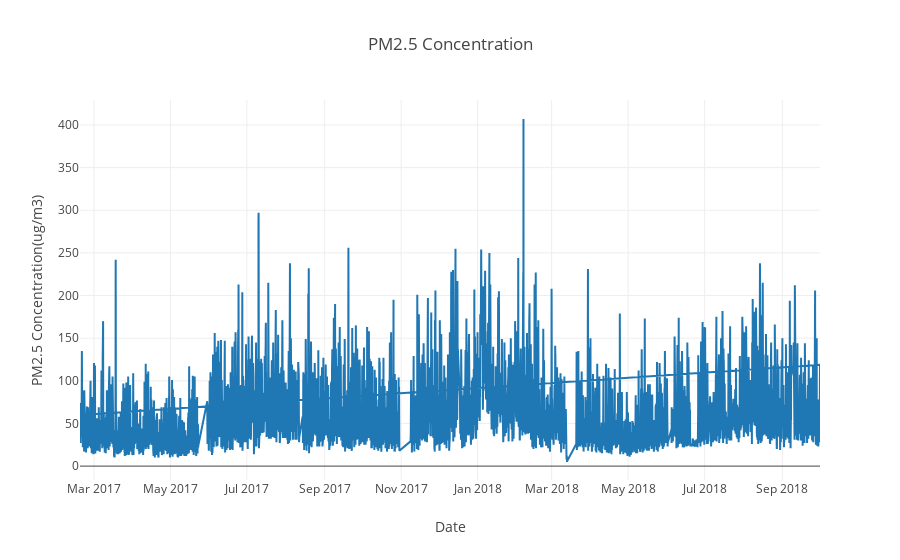

Write notebook code for a chart like this one.
### Markdown cell above
## Visualize the entire dataset pm2.5 timeseries

### Code cell
y = time_indexed_data['PM2.5(Ug/m3)'].values
pm25 = go.Scatter(x=time_indexed_data.index,
                         y = time_indexed_data['PM2.5(Ug/m3)'].values
                 ) 

layout = go.Layout(title='PM2.5 Concentration ', xaxis=dict(title='Date'),
                   yaxis=dict(title='PM2.5 Concentration(ug/m3)'))

fig = go.Figure(data=[pm25], layout=layout)
iplot(fig)
pio.write_image(fig, os.path.join(filepath , 'pm25_concentration_timeseries.png'))

### Figure 1 — Plotly figure (JSON) as saved in the notebook; plotly's stock layout.template omitted (floating-point values rounded to 4 significant figures; data arrays with more than 128 entries replaced by an {"elided": "..."} marker saying what was removed)
{"data": [{"type": "scatter", "uid": "6b94dab5-99e6-40ac-96e1-165f83b5e0dd", "x": {"elided": "13185 str values"}, "y": {"elided": "13185 float values"}}], "layout": {"title": {"text": "PM2.5 Concentration "}, "xaxis": {"title": {"text": "Date"}}, "yaxis": {"title": {"text": "PM2.5 Concentration(ug/m3)"}}}}
